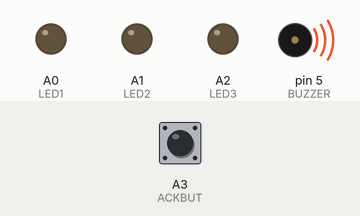
Recording of a sketch running on a simulated Arduino Uno, built with avr-gcc and run on an emulated ATmega328P. On the bench: output pins drawn as LEDs (lit = HIGH), buzzer (waves = sounding). Dashed ring = blinking. The inputs (shaded band) are chosen by the test bench; at power-on: A3 (ACKBUT) LOW.

Above: at 1.2 s.
1.3 s: A3 (ACKBUT) pulled HIGH for 0.15 s
At 1.3 s:
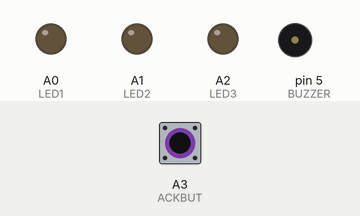
2.9 s: A3 (ACKBUT) pulled HIGH for 1 s
At 3.02 s:
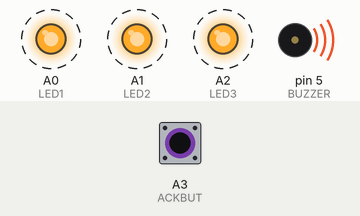
5.9 s: A3 (ACKBUT) pulled HIGH for 3.2 s
At 6.6 s:
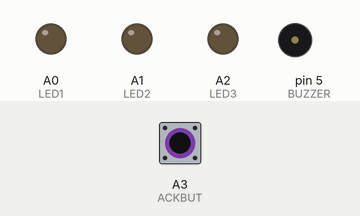
10.6 s: A3 (ACKBUT) driven HIGH
At 10.97 s:
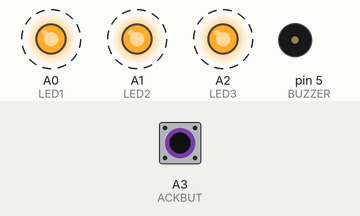
Timing chart, 0 to 14.6 s (numbered marks = the images above; inputs shaded):
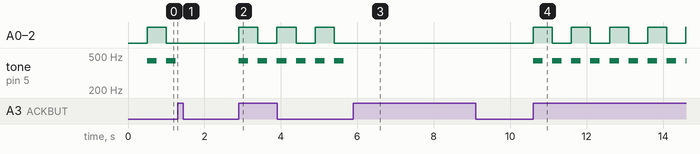

Measured:
- after the input at 1.3 s, A0 (LED1), A1 (LED2), A2 (LED3): stays LOW (without the input it goes to HIGH after 0.20 s); tone on pin 5 (BUZZER): stops changing and stays silent
- after the input at 2.9 s, A0 (LED1), A1 (LED2), A2 (LED3): alternates HIGH for 0.50 s and LOW for 0.50 s, starting at once; tone on pin 5 (BUZZER): alternates 440 Hz for 0.25 s and silent for 0.25 s, starting at once
- after the input at 5.9 s, A0 (LED1), A1 (LED2), A2 (LED3): stops changing and stays LOW; tone on pin 5 (BUZZER): stops changing and stays silent
- after the input at 10.6 s, A0 (LED1), A1 (LED2), A2 (LED3): alternates HIGH for 0.50 s and LOW for 0.50 s, starting at once; tone on pin 5 (BUZZER): alternates 440 Hz for 0.25 s and silent for 0.25 s, starting at once
- by itself, tone on pin 5 (BUZZER): alternates 440 Hz for 0.25 s and silent for 0.25 s

The sketch:

LEDV2.ino
```cpp
#define LED1   A0
#define LED2   A1
#define LED3   A2
#define ACKBUT A3
#define BUZZER 5
unsigned long startMillis; unsigned long currentMillis;
const unsigned long period = 500 ;  //the value is a number of milliseconds, ie 1 second
boolean  ackflag    =   false; boolean  oldSwitch  =   LOW; boolean  newSwitch  =   LOW; // toogle switch
boolean  alarmFlag1 =   false;
boolean  alarmFlag2 =   false;
int gasCon; int gasType; //gas info
int amountOfGas[4];  // CH4 IBUT O2 CO
void setup() {
  initializePins();
  startMillis=millis();
}

void loop() {
   // this info is given by the instructor execute(gasType,gasCon)
  toggleSwtich();
  if(ackflag==false){gasConcentration(2,250);
                      alarm();
  }
  else{stopAlarm();}
}

void gasConcentration(int gasType,int gasCon){   //info about gasType and gas concentration
  /*gasType Gas  : max   A1  A2  unit
        0   CH4  : 100   10  20  %
        1   IBUT : 2000  100 200 ppm
        2   O2   : 25    19  23  % lower than 19 higher than 23 is not okay
        3   CO   : 500   20  100 ppm
  */
     if(gasType==0)       {setAlarm(gasCon,10,20);
     amountOfGas[0]=gasCon;}
     else if(gasType==1)  { setAlarm(gasCon,100,200);
     amountOfGas[1]=gasCon;}
     else if(gasType==2)  { setAlarmO2(gasCon,19,23);
     amountOfGas[2]=gasCon;}
     else if(gasType==3)  {setAlarm(gasCon,20,100);
     amountOfGas[3]=gasCon;}
  }
void setAlarm( int gasCon, int A1, int A2){  //choose between alarm 1 and alarm 2 and set alarm flag
   if(gasCon>=A1 && gasCon<A2){
      alarmFlag2=false;
      alarmFlag1=true;}
    else if (gasCon>=A2){
        alarmFlag2=true;
        alarmFlag1=false;
        }
    else {
        alarmFlag2=false;
        alarmFlag1=false;
      }
}
void setAlarmO2( int gasCon, int A1, int A2){  //choose between alarm 1 and alarm 2 and set alarm flag
   if(gasCon<=A1){
      alarmFlag2=false;
      alarmFlag1=true;}
    else if (gasCon>=A2){
        alarmFlag2=true;
        alarmFlag1=false;
        }
    else {
        alarmFlag2=false;
        alarmFlag1=false;
      }
}
void alarm(){
  currentMillis = millis(); //get the current time (number of milliseconds since the program started)
  if(currentMillis-startMillis >= period)
  {
    if(alarmFlag1==true || alarmFlag2 ==true){
    digitalWrite(LED1,!digitalRead(LED1));
    digitalWrite(LED2,!digitalRead(LED2));
    digitalWrite(LED3,!digitalRead(LED3));
    if(alarmFlag1==true && alarmFlag2==false ){tone(BUZZER,261,250 );}
    if(alarmFlag2==true && alarmFlag1==false) {tone(BUZZER,440,250);}
    startMillis=currentMillis;
    }
    else {stopAlarm();}
  }
}
void stopAlarm(){
  noTone(BUZZER);
  digitalWrite(LED1,LOW);
  digitalWrite(LED2,LOW);
  digitalWrite(LED3,LOW);
  }
void toggleSwtich(){
  newSwitch=digitalRead(ACKBUT);
  if(newSwitch !=oldSwitch){
      if(newSwitch==HIGH){
          if(ackflag==false) {ackflag=true;}
          else               {ackflag=false;}
        }
    }
    oldSwitch=newSwitch;
}
void initializePins() {
  pinMode(LED1,  OUTPUT);
  pinMode(LED2,  OUTPUT);
  pinMode(LED3,  OUTPUT);
  pinMode(BUZZER,OUTPUT);
  pinMode(ACKBUT,INPUT);
}
```
